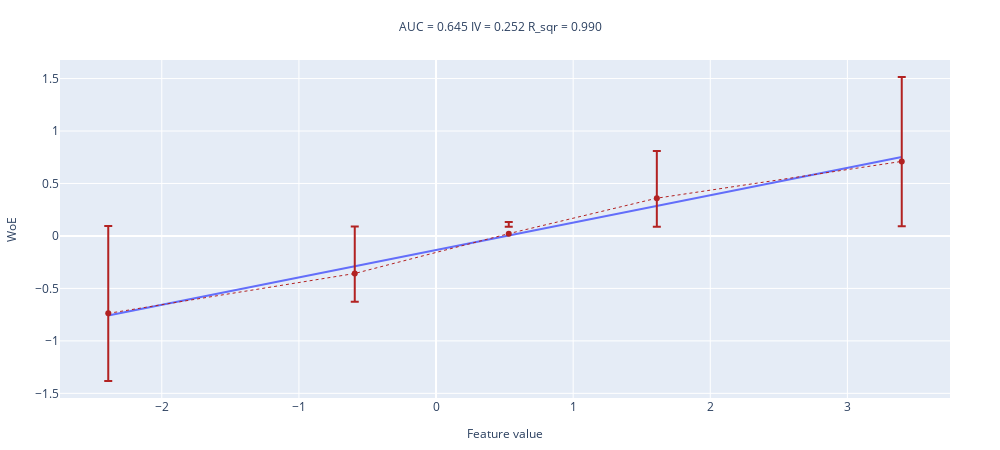

The notebook cell saved with this chart:
### Code cell
noise_std = 2
x = np.concatenate([sps.norm(0, noise_std).rvs(size = sample_size // 2), sps.norm(1, noise_std).rvs(size = sample_size // 2)])
woe_line(values=x, target=y, n_buckets=5)

### Figure 1 — Plotly figure (JSON) as saved in the notebook; plotly's stock layout.template omitted (floating-point values rounded to 4 significant figures)
{"data": [{"mode": "lines", "name": "interpolation_line", "showlegend": false, "type": "scatter", "x": [-2.39, -0.5927, 0.5303, 1.61, 3.396], "y": [-0.7572, -0.2881, 0.004897, 0.2867, 0.7527]}, {"error_y": {"array": [-0.6455, -0.2693, 0.1098, 0.4497, 0.8053], "arrayminus": [-0.8331, -0.4476, -0.06567, 0.2714, 0.6186], "symmetric": false, "type": "data"}, "line": {"color": "firebrick", "dash": "dot", "width": 1}, "name": "WoE", "showlegend": false, "type": "scatter", "x": [-2.39, -0.5927, 0.5303, 1.61, 3.396], "y": [-0.7377, -0.3578, 0.022, 0.3598, 0.7104]}], "layout": {"height": 450, "margin": {"b": 50, "l": 50, "r": 50, "t": 60}, "title": {"font": {"size": 12}, "text": "AUC = 0.645 IV = 0.252 R_sqr = 0.990 ", "x": 0.5, "xanchor": "center", "y": 0.95, "yanchor": "top"}, "width": 1000, "xaxis": {"title": {"font": {"size": 12}, "text": "Feature value"}}, "yaxis": {"title": {"font": {"size": 12}, "text": "WoE"}}}}
